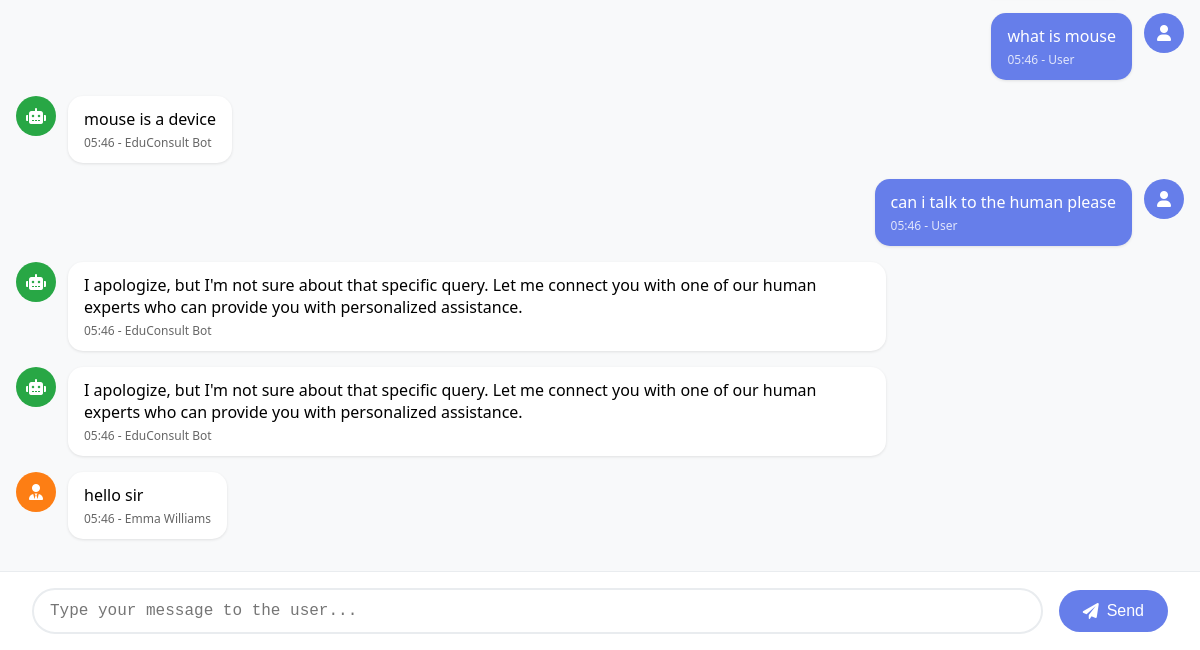
Page /agent/session/63cdb47e-b2ef-4b91-a7c8-f6559ba26296 (signed in, lower part) on the earlier database version.
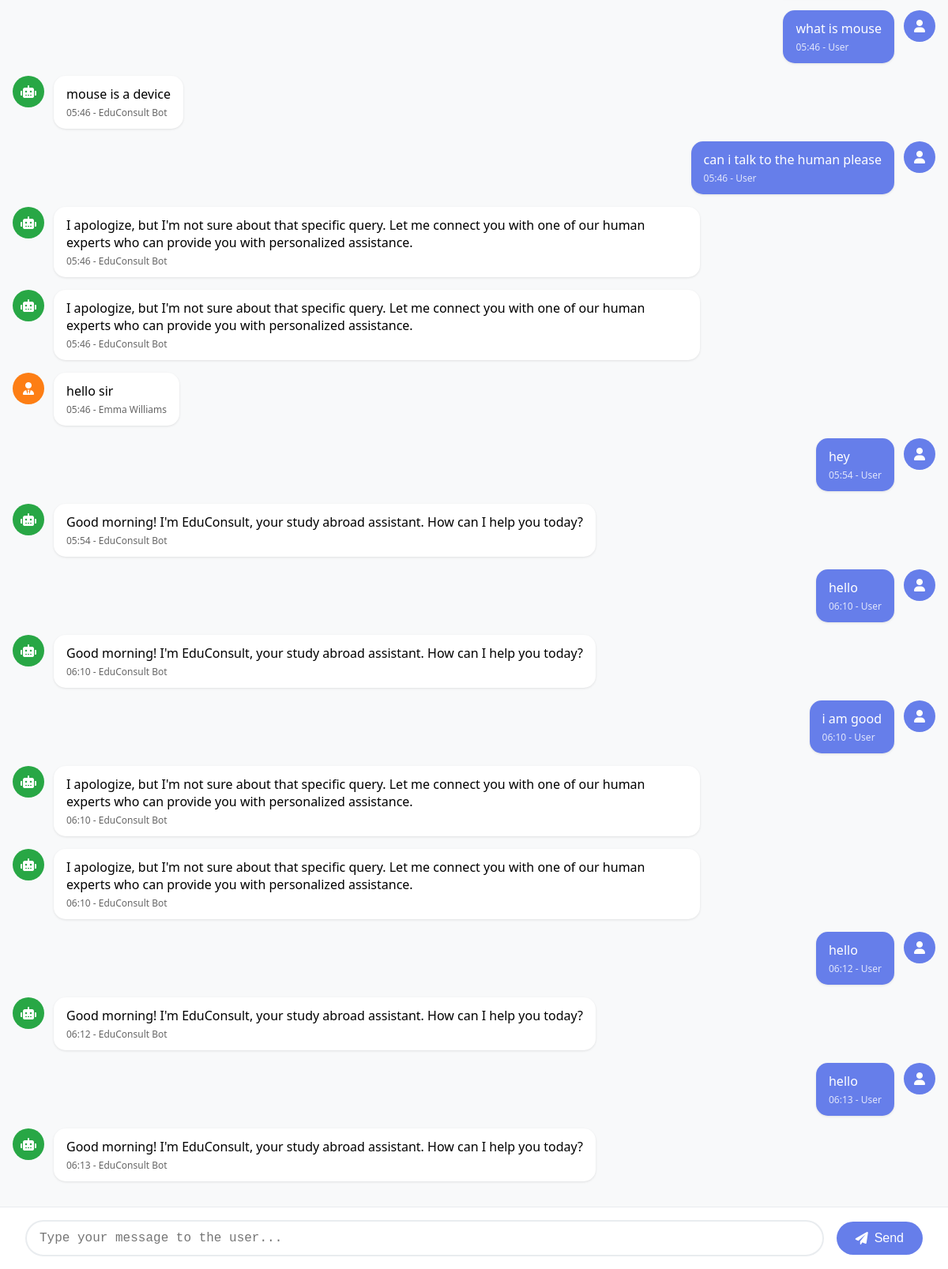
Same page on the later database version.
### human_handoff/models.py (models this page shows, shortened)
class Message(db.Model):
    __tablename__ = 'messages'
    id = db.Column(db.Integer, primary_key=True)
    session_id = db.Column(db.String(100), db.ForeignKey('chat_sessions.session_id'), nullable=False)
    sender_type = db.Column(db.String(10), nullable=False)  # user, bot, agent
    sender_id = db.Column(db.String(100))
    message_content = db.Column(db.Text, nullable=False)
    message_type = db.Column(db.String(20), default='text')  # text, image, file, system
    timestamp = db.Column(db.DateTime, default=datetime.utcnow)
    is_fallback = db.Column(db.Boolean, default=False)
    message_metadata = db.Column(db.Text)  # JSON string for additional data

class Agent(db.Model):
    __tablename__ = 'agents'
    id = db.Column(db.Integer, primary_key=True)
    agent_id = db.Column(db.String(50), unique=True, nullable=False)
    name = db.Column(db.String(100), nullable=False)
    email = db.Column(db.String(120), unique=True, nullable=False)
    phone = db.Column(db.String(20))
    specialization = db.Column(db.String(100))
    password_hash = db.Column(db.String(255), nullable=True)
    password_set = db.Column(db.Boolean, default=False)  # True if agent has set their password
    status = db.Column(db.String(20), default='available')  # available, busy, offline
    max_concurrent_sessions = db.Column(db.Integer, default=5)
    current_sessions = db.Column(db.Integer, default=0)
    created_at = db.Column(db.DateTime, default=datetime.utcnow)
    last_active = db.Column(db.DateTime, default=datetime.utcnow)
    total_sessions_handled = db.Column(db.Integer, default=0)
    average_response_time = db.Column(db.Integer, default=0)  # in seconds
    is_active = db.Column(db.Boolean, default=True)
    agent_sessions = db.relationship('AgentSession', backref='agent', lazy=True)

### human_handoff/agent_routes.py (the view)
@agent_bp.route('/session/<session_id>')
def session_detail(session_id):
    if 'agent_id' not in session:
        return redirect(url_for('agent.agent_login'))
    chat_session = ChatSession.query.filter_by(session_id=session_id).first()
    if not chat_session:
        return "Session not found", 404
    messages = Message.query.filter_by(session_id=session_id).order_by(Message.timestamp.asc()).all()
    agent_id = session['agent_id']
    agent = Agent.query.filter_by(agent_id=agent_id).first()
    return render_template('agent/session_detail.html',
                         session=chat_session,
                         messages=messages,
                         agent=agent)

### templates/agent/session_detail.html (shortened to what this page needs)
<!DOCTYPE html>
<html lang="en">
<head>
    <link href="https://cdnjs.cloudflare.com/ajax/libs/font-awesome/6.0.0/css/all.min.css" rel="stylesheet">
</head>
<body>
    <div class="chat-container">
        <div class="messages-container" id="messages-container">
            {% for message in messages %}
            <div class="message {{ message.sender_type }}">
                <div class="message-avatar">
                    {% if message.sender_type == 'user' %}
                        <i class="fas fa-user"></i>
                    {% elif message.sender_type == 'bot' %}
                        <i class="fas fa-robot"></i>
                    {% else %}
                        <i class="fas fa-user-tie"></i>
                    {% endif %}
                </div>
                <div class="message-content">
                    {{ message.message_content }}
                    <div class="message-meta">
                        {{ message.timestamp.strftime('%H:%M') if message.timestamp else 'N/A' }}
                        {% if message.sender_type == 'agent' %}
                            - {{ agent.name }}
                        {% elif message.sender_type == 'bot' %}
                            - EduConsult Bot
                        {% else %}
                            - User
                        {% endif %}
                    </div>
                </div>
            </div>
            {% endfor %}
        </div>
        <div class="input-container">
            <textarea
                id="message-input"
                class="message-input"
                placeholder="Type your message to the user..."
                rows="1"
            ></textarea>
            <button id="send-btn" class="send-btn" onclick="sendMessage()">
                <i class="fas fa-paper-plane"></i> Send
            </button>
        </div>
    </div>
</body>
</html>

Differences in the rows shown:
added Message: sender_type "user" (drawn), message_content "hey", timestamp "05:54"
added Message: sender_type "bot" (drawn), message_content "Good morning! I'm EduConsult, your study abroad assistant. How can I help you today?", timestamp "05:54"
added Message: sender_type "user" (drawn), message_content "hello", timestamp "06:10"
added Message: sender_type "bot" (drawn), message_content "Good morning! I'm EduConsult, your study abroad assistant. How can I help you today?", timestamp "06:10"
added Message: sender_type "user" (drawn), message_content "i am good", timestamp "06:10"
added Message: sender_type "bot" (drawn), message_content "I apologize, but I'm not sure about that specific query. Let me connect you with one of our human experts who can provide you with personalized assistance.", timestamp "06:10"
added Message: sender_type "bot" (drawn), message_content "I apologize, but I'm not sure about that specific query. Let me connect you with one of our human experts who can provide you with personalized assistance.", timestamp "06:10"
added Message: sender_type "user" (drawn), message_content "hello", timestamp "06:12"
added Message: sender_type "bot" (drawn), message_content "Good morning! I'm EduConsult, your study abroad assistant. How can I help you today?", timestamp "06:12"
added Message: sender_type "user" (drawn), message_content "hello", timestamp "06:13"
added Message: sender_type "bot" (drawn), message_content "Good morning! I'm EduConsult, your study abroad assistant. How can I help you today?", timestamp "06:13"
